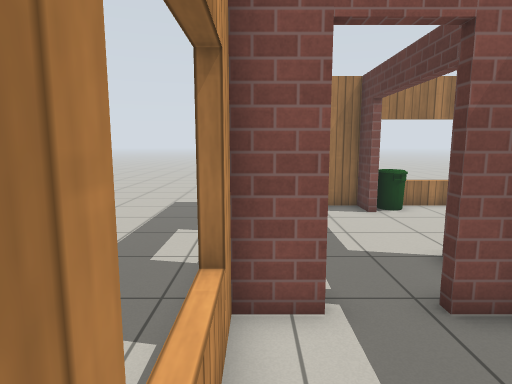
view 1 (above)

18 first-person views from a walk through a world built for the Gazebo simulator. The camera is 1.2 m above the floor, tilts 8° down and sees 75° across. The floor is counted in squares, 0.5 m on a side. Each view is taken from the middle of a square. On the plan, view 1 faces up. The plan holds only what a view shows up to about 19 squares ahead; the rest is blank. The robots in the file are not drawn. Gazebo's built-in surfaces are drawn with simple patterns.

view 2
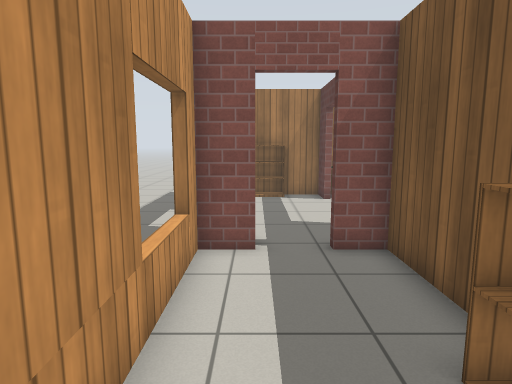

view 3
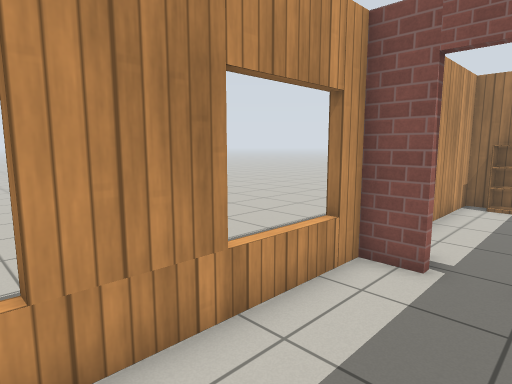

view 4
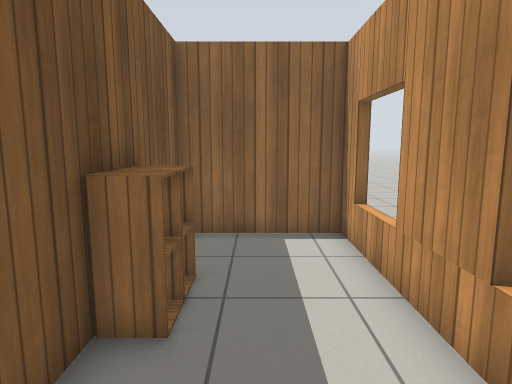

view 5
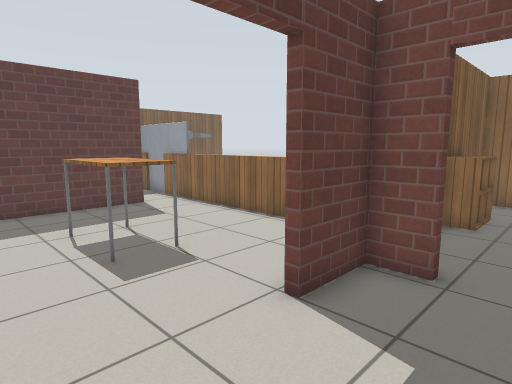

view 6
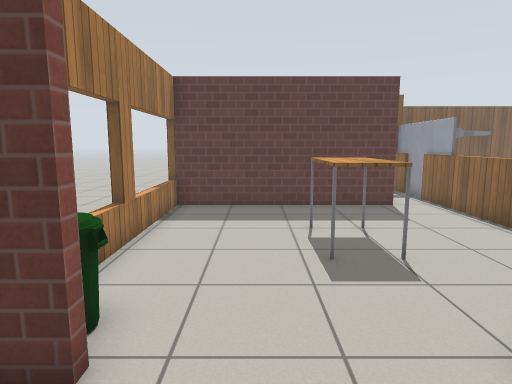

view 7
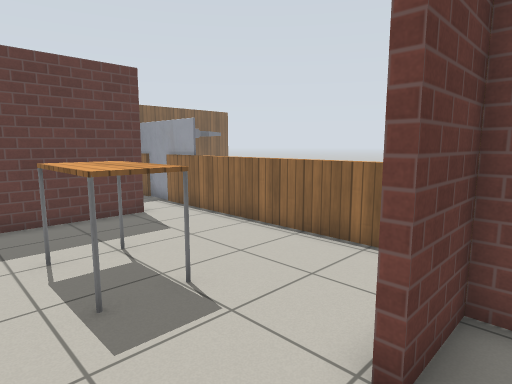

view 8
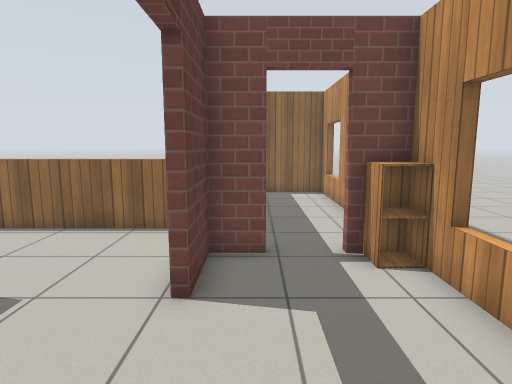

view 9
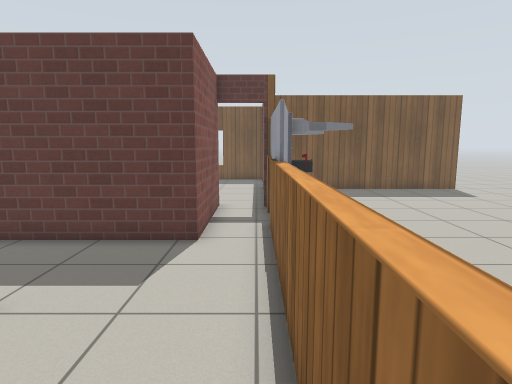

view 10
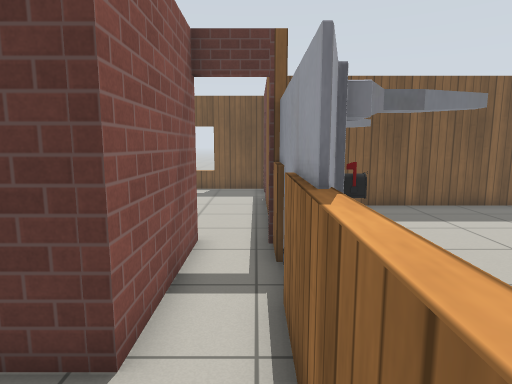

view 11
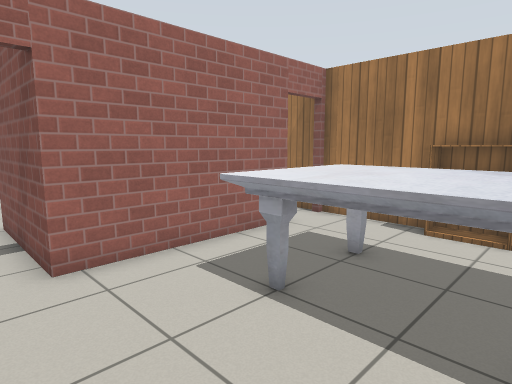

view 12
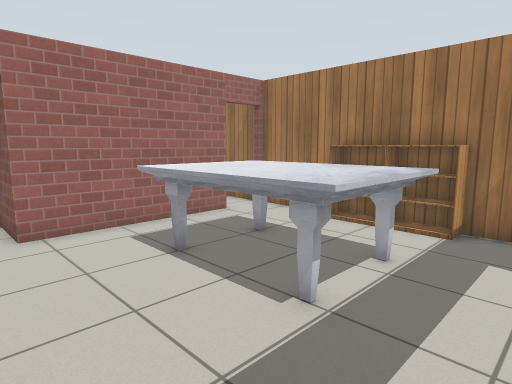

view 13
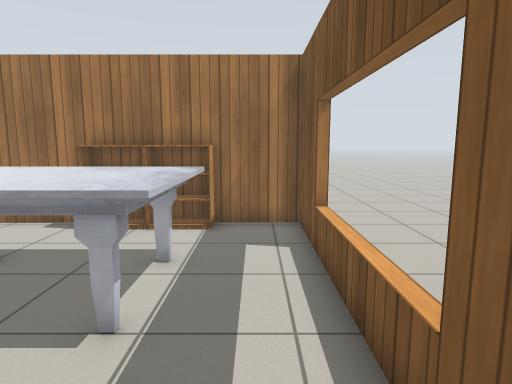

view 14
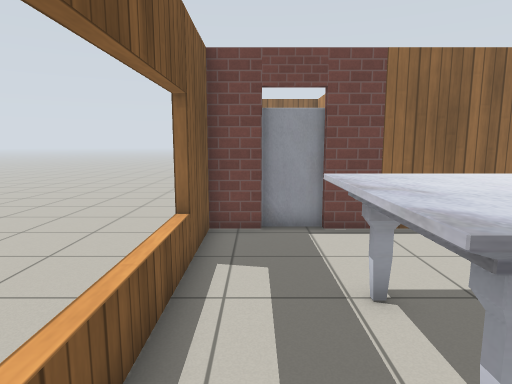

view 15
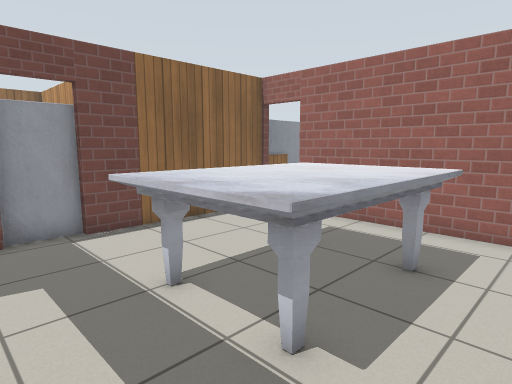

view 16
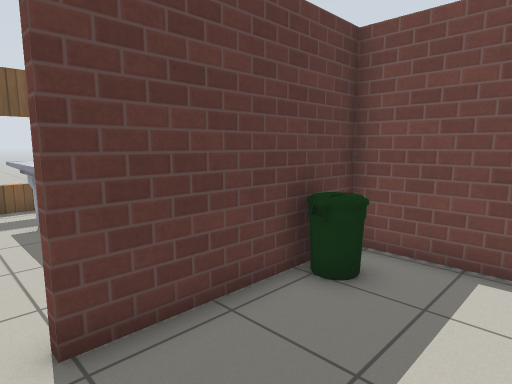

view 17
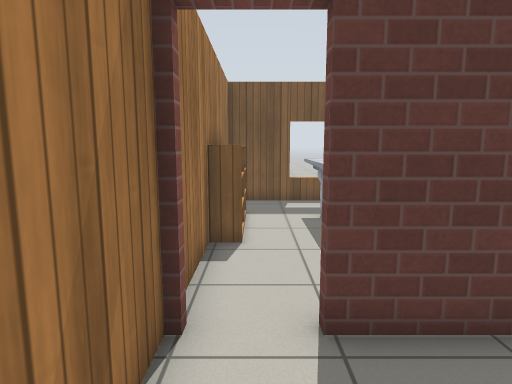

view 18
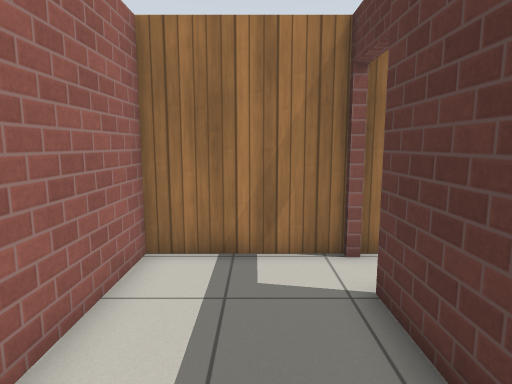

### Floor plan
Ten units are one square. View 1 is at (0, 0); x grows to the right and y downward. Boxes are objects, and circles mark ways between rooms. Rooms are numbered by the first view taken in them; rooms with no view inside come last. Other rooms are left out.
<svg viewBox="-13 -140 316 194">
<path fill="none" stroke="#000" d="M40 -5 40 -45 28 -45M-3 15 -8 15M-3 -36 -8 -36M10 -45 4 -45M-8 39 -3 39M-3 -45 -3 49 40 49 40 14M-8 -64 -3 -64M40 -118 40 -132 24 -132M6 -132 -3 -132 -3 -55M5 -48 10 -48M28 -48 40 -48 40 -70M142 -45 142 -135M142 -132 54 -132M55 -26 135 -26M293 -53 298 -53M294 -25 294 -132 192 -132M181 -26 246 -26M298 -106 293 -106M193 -112 193 -45M158 -48 189 -48 189 -113M190 -132 146 -132 146 -89"/>
<rect x="25" y="5" width="20" height="10" fill="#bbb"><title>cabinet</title></rect>
<rect x="25" y="-5" width="20" height="10" fill="#bbb"><title>cabinet</title></rect>
<rect x="-5" y="-55" width="10" height="10" fill="#bbb"><title>cabinet</title></rect>
<rect x="5" y="-135" width="20" height="10" fill="#bbb"><title>bookshelf</title></rect>
<rect x="45" y="-135" width="10" height="20" fill="#bbb"><title>bin</title></rect>
<rect x="75" y="-85" width="30" height="20" fill="#bbb"><title>table</title></rect>
<rect x="215" y="-105" width="60" height="40" fill="#bbb"><title>marble table</title></rect>
<rect x="235" y="-135" width="10" height="10" fill="#bbb"><title>bookshelf</title></rect>
<rect x="245" y="-25" width="50" height="10" fill="#bbb"><title>marble table</title></rect>
<rect x="255" y="-135" width="10" height="10" fill="#bbb"><title>bookshelf</title></rect>
<rect x="175" y="-75" width="10" height="20" fill="#bbb"><title>bin</title></rect>
<circle cx="15" cy="-50" r="3" fill="#2a7"/>
<circle cx="40" cy="-90" r="3" fill="#2a7"/>
<circle cx="190" cy="-125" r="3" fill="#2a7"/>
<text x="20" y="0">1</text>
<text x="10" y="-90">2</text>
<text x="90" y="-80">3</text>
<text x="250" y="-50">4</text>
<text x="160" y="-90">5</text>
</svg>
Room 1 opens to room 2. Room 2 opens to room 3. Room 4 opens to room 5.

Where each view was taken, in squares from view 1:
view 1: 0 up, 0 right, facing up
view 2: 3 down, 1 right, facing up
view 3: 2 down, 3 right, facing up-left
view 4: 4 up, 2 right, facing down
view 5: 11 up, 1 right, facing down-right
view 6: 10 up, 1 right, facing right
view 7: 10 up, 3 right, facing down-right
view 8: 12 up, 3 right, facing down
view 9: 3 up, 6 right, facing right
view 10: 3 up, 11 right, facing right
view 11: 3 up, 26 right, facing up-left
view 12: 3 up, 29 right, facing up-left
view 13: 3 up, 28 right, facing up
view 14: 12 up, 28 right, facing down
view 15: 12 up, 29 right, facing down-left
view 16: 12 up, 15 right, facing down-right
view 17: 12 up, 15 right, facing right
view 18: 6 up, 17 right, facing up
